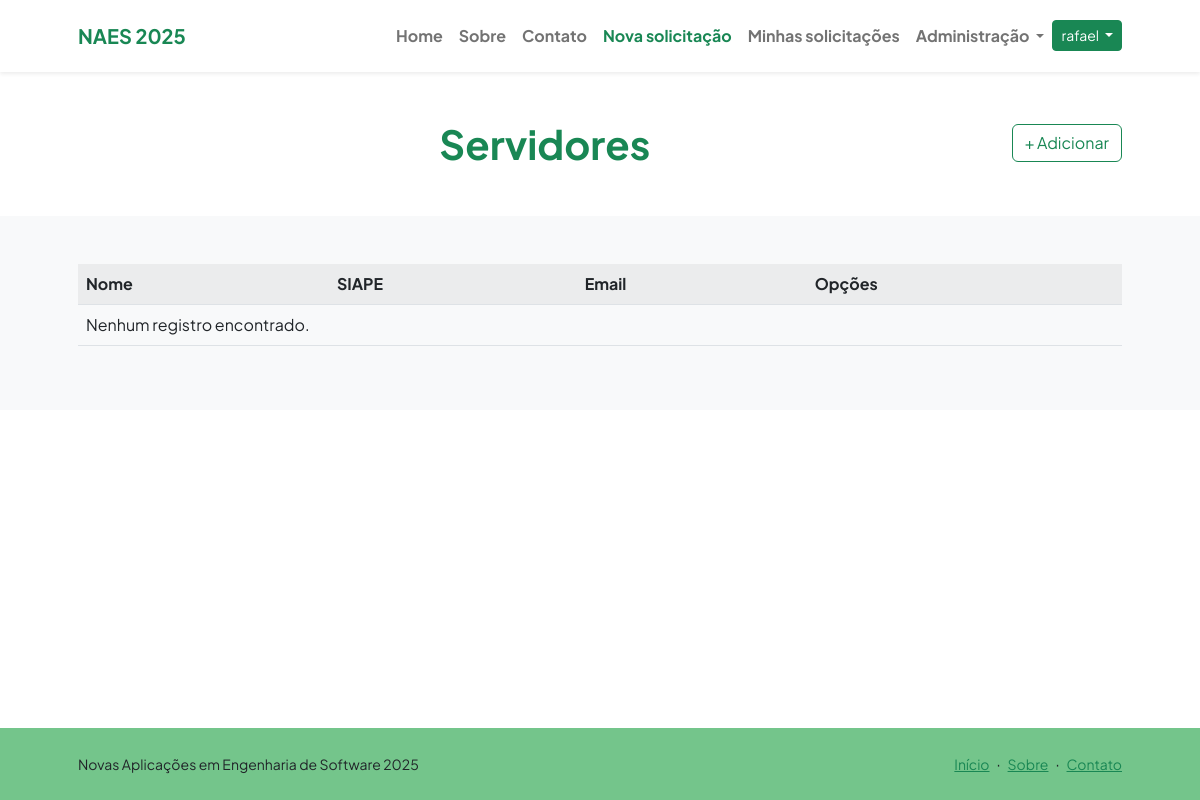
The app's page /protocolo/listar/servidores/ (signed in), older data.
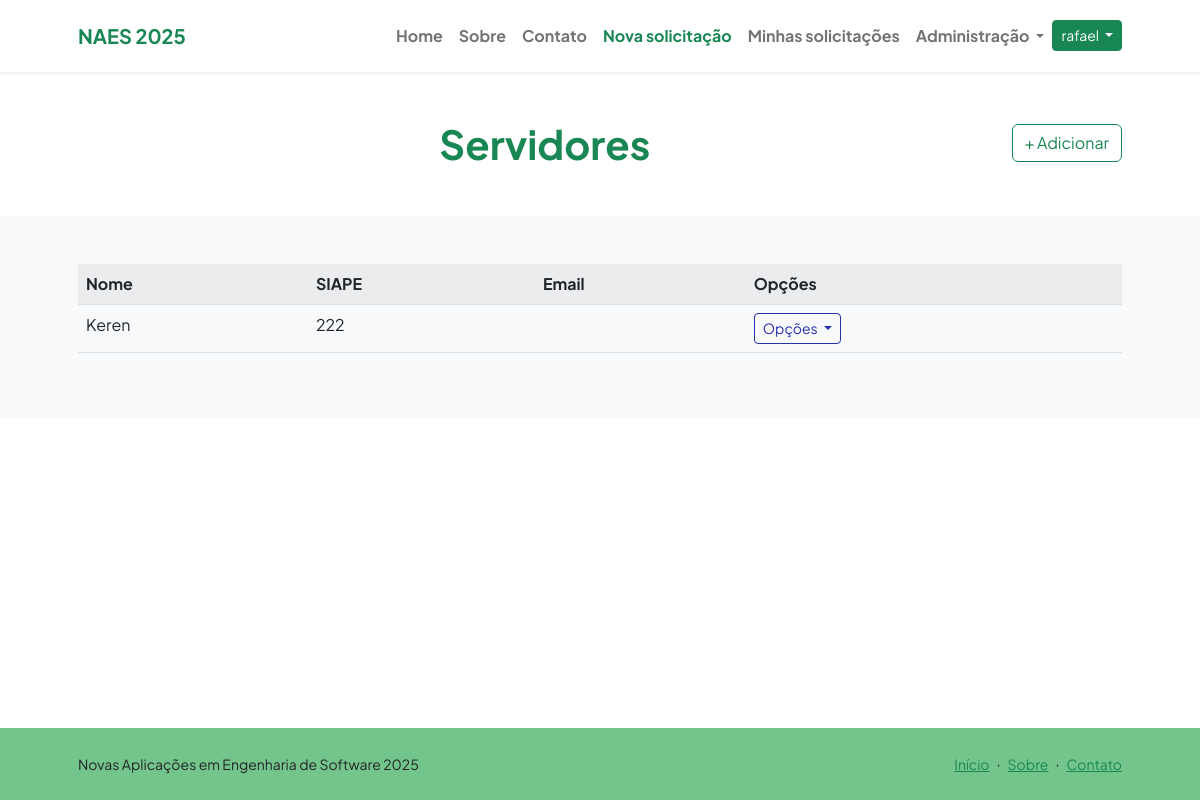
The same page, newer data.
### protocolos/models.py (models this page shows, shortened)
class Servidor(models.Model):
    usuario = models.OneToOneField(User, on_delete=models.CASCADE, related_name="servidor")
    nome = models.CharField(max_length=255)
    siape = models.CharField(max_length=50, unique=True)
    class Meta:
        ordering = ["nome"]
        verbose_name_plural = "Servidores"

### protocolos/views.py (the view)
# urls.py: path("listar/servidores/", ServidorList.as_view(), name="listar-servidor"),
class ServidorList(LoginRequiredMixin, ListView):
    template_name = "protocolos/listas/servidor.html"
    model = Servidor

### protocolos/templates/protocolos/listas/servidor.html (shortened to what this page needs)
{% extends "paginasweb/modelos/index.html" %}
{% load static %}
{% block header %}
<div class="text-center">
    <h1 class="display-6 fw-bolder mb-4">
        <span class="text-success d-inline">
            Servidores
        </span>
        <a href="{% url "cadastrar-servidor" %}" class="mt-1 btn btn-outline-success float-lg-end">
            + Adicionar
        </a>
    </h1>
</div>
{% endblock header %}
{% block conteudo %}
<div>
    <table class="table table-striped">
        <tr>
            <th>Nome</th>
            <th>SIAPE</th>
            <th>Email</th>
            <th>Opções</th>
        </tr>
        {% for object in object_list %}
        <tr>
            <td>{{ object.nome }}</td>
            <td>{{ object.siape }}</td>
            <td>{{ object.email }}</td>
            <td>
                <div class="dropdown">
                    <button class="btn btn-outline-primary btn-sm dropdown-toggle" type="button" data-bs-toggle="dropdown" aria-expanded="false">
                        Opções
                    </button>
                </div>
            </td>
        </tr>
        {% empty %}
        <tr>
            <td colspan="4">Nenhum registro encontrado.</td>
        </tr>
        {% endfor %}
    </table>
</div>
{% endblock conteudo %}

Row changes from the older to the newer data that the page shows:
added Servidor: nome "Keren", siape "222"
Text that changed along with them:
text no longer shown: "Nenhum registro encontrado."
